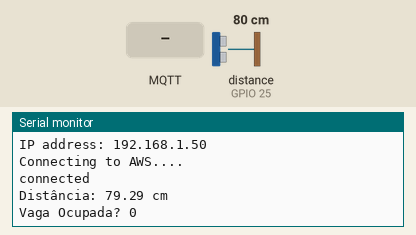
Bench run of a sketch on a simulated ESP32. Shown: the last lines printed to the serial monitor. Wiring (inferred from the names in the program): ultrasonic range finder: trigger GPIO 26; echo GPIO 25. The inputs (shaded band) are chosen by the test bench; at power-on: distance to the obstacle (sensor on GPIO 25) 80 cm. The echo pulse lasts 58.3 µs per cm; WiFi joins after 1.5 s; servers stay silent unless stated; no MQTT or app messages arrive unless stated.

Above: at 2.8 s.
2.9 s: MQTT message "1" arrives on the first subscribed topic
At 4.1 s:
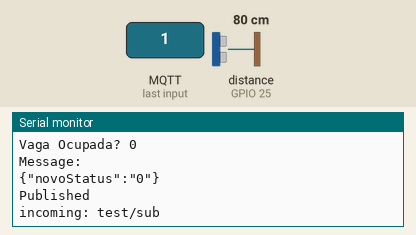
6.9 s: distance to the obstacle (sensor on GPIO 25) set to 2 cm
At 10.8 s:
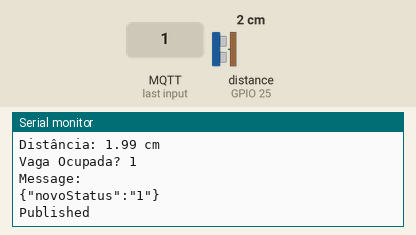
10.9 s: distance to the obstacle (sensor on GPIO 25) set to 4 cm
At 17.0 s:
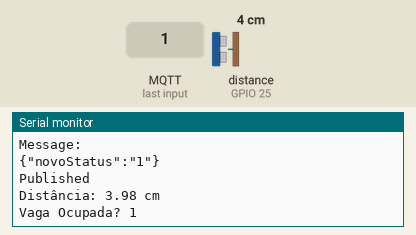

The sketch:

script.ino
```cpp
#include "secrets.h"
#include <WiFiClientSecure.h>
#include <PubSubClient.h>
#include <ArduinoJson.h>
#include <WiFi.h>

#define AWS_IOT_PUBLISH_TOPIC "test/pub"
#define AWS_IOT_SUBSCRIBE_TOPIC "test/sub"

const byte trigPin = 26;
const byte echoPin = 25;

byte vagaOcupada = 0;

WiFiClientSecure espClient = WiFiClientSecure();
PubSubClient client(espClient);

void connectAWS() {
  delay(100);
  client.setServer(AWS_IOT_ENDPOINT, 8883);
  client.setCallback(messageHandler);

  while (!client.connected()) {
    Serial.println("Connecting to AWS....");

    if (client.connect(THINGNAME)) {
      Serial.println("connected");
    } else {
      Serial.print("failed with state ");
      Serial.println(client.state());
      delay(200);
    }
    client.subscribe(AWS_IOT_SUBSCRIBE_TOPIC);
  }
}

void publishMessage() {
  StaticJsonDocument<200> doc;
  char jsonBuffer[512];
  doc["novoStatus"] = String(vagaOcupada);
  Serial.println("Message: ");
  serializeJson(doc, jsonBuffer);
  serializeJson(doc, Serial);
  Serial.println();
  client.publish(AWS_IOT_PUBLISH_TOPIC, jsonBuffer);
  Serial.println("Published\n");

}

void messageHandler(char* topic, byte* payload, unsigned int length) {
  Serial.print("incoming: ");
  Serial.println(topic);
  StaticJsonDocument<200> doc;
  deserializeJson(doc, payload);
  const char* message = doc["message"];
  Serial.println(message);
}

void setup() {
  Serial.begin(115200);
  setup_wifi();
  connectAWS();

  pinMode(trigPin, OUTPUT);
  pinMode(echoPin, INPUT);
}

void loop() {
  if (!client.connected()) {
    reconnect_AWS();
  }
  verificarSensor();
  delay(2000);

  publishMessage();

  client.loop();
  delay(5000);
}

void verificarSensor() {
  digitalWrite(trigPin, LOW);
  delayMicroseconds(2);
  digitalWrite(trigPin, HIGH);
  delayMicroseconds(10);
  digitalWrite(trigPin, LOW);

  long duration = pulseIn(echoPin, HIGH);
  float distance_cm = duration * 0.034 / 2;

  vagaOcupada = (distance_cm <= 10) ? 1 : 0;

  Serial.print("Distância: ");
  Serial.print(distance_cm);
  Serial.println(" cm");
  Serial.print("Vaga Ocupada? ");
  Serial.println(vagaOcupada);
}

void reconnect_AWS() {
  while (!client.connected()) {
    Serial.println("Attempting AWS IoT Core connection...");
    if (client.connect(THINGNAME)) {
      Serial.println("AWS IoT Connected!");
      client.subscribe(AWS_IOT_SUBSCRIBE_TOPIC);
    } else {
      Serial.print("failed, rc=");
      Serial.print(client.state());
      Serial.println(" try again in 5 seconds");
      delay(5000);
    }
  }
}


void setup_wifi() {
  WiFi.mode(WIFI_STA);
  delay(10);
  Serial.println();
  Serial.print("Connecting to ");
  Serial.println(WIFI_NAME);
  WiFi.begin(WIFI_NAME, WIFI_PASS);

  while (WiFi.status() != WL_CONNECTED) {
    delay(300);
    Serial.print(".");
  }

  Serial.println("");
  Serial.println("WiFi Connected");
  Serial.print("IP address: ");
  Serial.println(WiFi.localIP());
  espClient.setCACert(AWS_CERT_CA);
  espClient.setCertificate(AWS_CERT_CRT);
  espClient.setPrivateKey(AWS_CERT_PRIVATE);
}
```

secrets.h
```cpp
#include <pgmspace.h>

#define SECRET
#define THINGNAME "ESP32_POLICY"

const char WIFI_NAME[] = "WifiName";
const char WIFI_PASS[] = "WifiPass";
const char AWS_IOT_ENDPOINT[] = "IotEndpoint";

// Amazon Root CA 1
static const char AWS_CERT_CA[] PROGMEM = R"EOF(

-----BEGIN CERTIFICATE-----

-----END CERTIFICATE-----

)EOF";

// Device Certificate  (CRT)
static const char AWS_CERT_CRT[] PROGMEM = R"KEY(

-----BEGIN CERTIFICATE-----

-----END CERTIFICATE-----


)KEY";

// Device Private Key
static const char AWS_CERT_PRIVATE[] PROGMEM = R"KEY(

-----BEGIN RSA PRIVATE KEY-----

-----END RSA PRIVATE KEY-----


)KEY";
```

Measured:
- after the input at 2.9 s, the serial monitor: prints a new line after 0.77 s (image 1)
- after the input at 6.9 s, the serial monitor: prints a new line after 1.8 s (image 2)
- after the input at 10.9 s, the serial monitor: prints a new line after 4.8 s (image 3)
